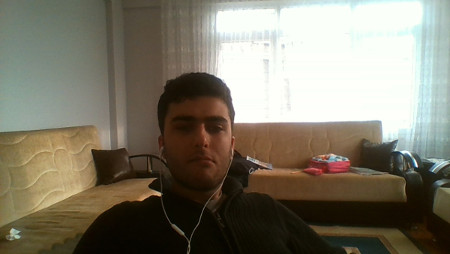
#> input picture imagep/ben.jpg, 450 x 254 px, found by its file name
$ python grabCut_foreground_Extraction_d_10.py
#> lines starting #> are read from the running program, lines starting #| are printed output that depends on the picture; after the words box and inside, x2 and y2 are one past the last pixel; in counts of white or black regions, pixels touching at a corner belong together
import cv2
import numpy as np
import matplotlib.pyplot as plt

img = cv2.imread('ben.JPG')
#> img is the input picture: shape (254, 450, 3); mean B, G, R 105.8, 120.8, 126.5
mask = np.zeros(img.shape[:2], np.uint8)

bgdModel = np.zeros((1, 65), np.float64)
fgdModel = np.zeros((1, 65), np.float64)

rect = (140, 80, 150, 150)

cv2.grabCut(img, mask, rect, bgdModel, fgdModel, 5, cv2.GC_INIT_WITH_RECT)
mask2 = np.where((mask==2)| (mask==0), 0, 1).astype('uint8')
img = img*mask2[:,:,np.newaxis]
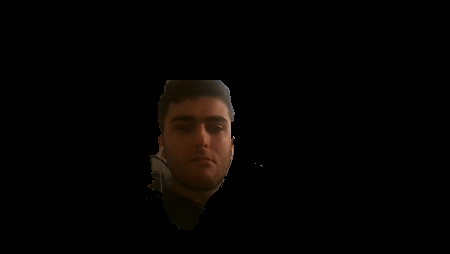
#> img: shape (254, 450, 3); mean B, G, R 1.7, 2.9, 4.7
plt.imshow(img)
cv2.imshow('mask2', mask2)
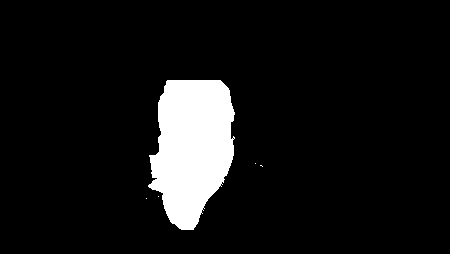
#> window 'mask2': shape (254, 450); values 0 (black) and 1 (white), 8.3% white; 5 white regions (4 under 20 px), largest, box (x1, y1, x2, y2) and area: (148, 80, 235, 230) 9514
plt.colorbar()
plt.show()
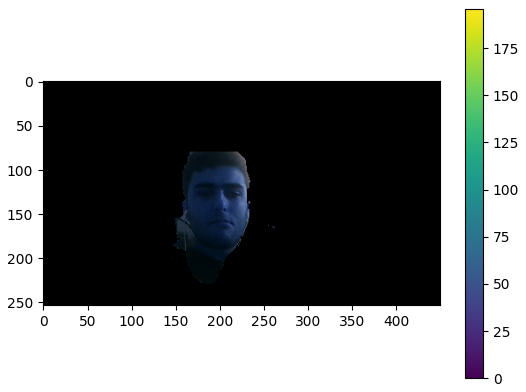
#> figure drawn by matplotlib, 2 panels; B, G, R data is drawn as R, G, B
